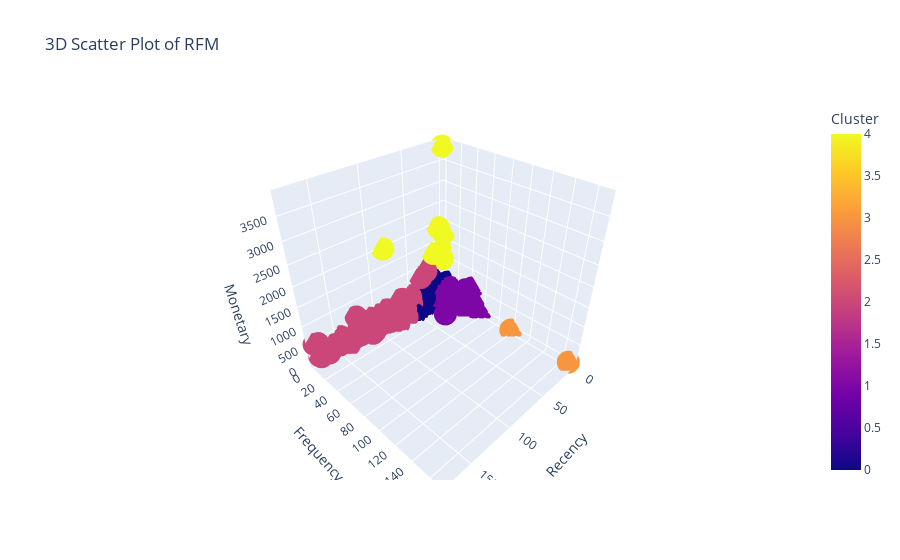

Notebook source saved alongside this figure:
### Code cell
# 3D Scatter plot with clusters colored
fig = px.scatter_3d(rfm_summary_with_cluster, x='Recency', y='Frequency', z='Monetary', 
                    color='Cluster',  # This line assigns different colors to different clusters
                    title='3D Scatter Plot of RFM',
                    labels={'Recency': 'Recency',
                            'Frequency': 'Frequency',
                            'Monetary': 'Monetary'})

fig.show()

### Figure 1 — Plotly figure (JSON) as saved in the notebook; plotly's stock layout.template omitted (floating-point values rounded to 4 significant figures; data arrays with more than 128 entries replaced by an {"elided": "..."} marker saying what was removed)
{"data": [{"hovertemplate": "Recency=%{x}<br>Frequency=%{y}<br>Monetary=%{z}<br>Cluster=%{marker.color}<extra></extra>", "legendgroup": "", "marker": {"color": {"elided": "738 int values"}, "coloraxis": "coloraxis", "symbol": "circle"}, "mode": "markers", "name": "", "scene": "scene", "showlegend": false, "type": "scatter3d", "x": {"elided": "738 int values"}, "y": {"elided": "738 int values"}, "z": {"elided": "738 float values"}}], "layout": {"autosize": true, "coloraxis": {"colorbar": {"title": {"text": "Cluster"}}, "colorscale": [[0, "#0d0887"], [0.1111, "#46039f"], [0.2222, "#7201a8"], [0.3333, "#9c179e"], [0.4444, "#bd3786"], [0.5556, "#d8576b"], [0.6667, "#ed7953"], [0.7778, "#fb9f3a"], [0.8889, "#fdca26"], [1, "#f0f921"]]}, "legend": {"tracegroupgap": 0}, "scene": {"aspectmode": "auto", "aspectratio": {"x": 1, "y": 1, "z": 1}, "domain": {"x": [0, 1], "y": [0, 1]}, "xaxis": {"title": {"text": "Recency"}, "type": "linear"}, "yaxis": {"title": {"text": "Frequency"}, "type": "linear"}, "zaxis": {"title": {"text": "Monetary"}, "type": "linear"}}, "title": {"text": "3D Scatter Plot of RFM"}}}
